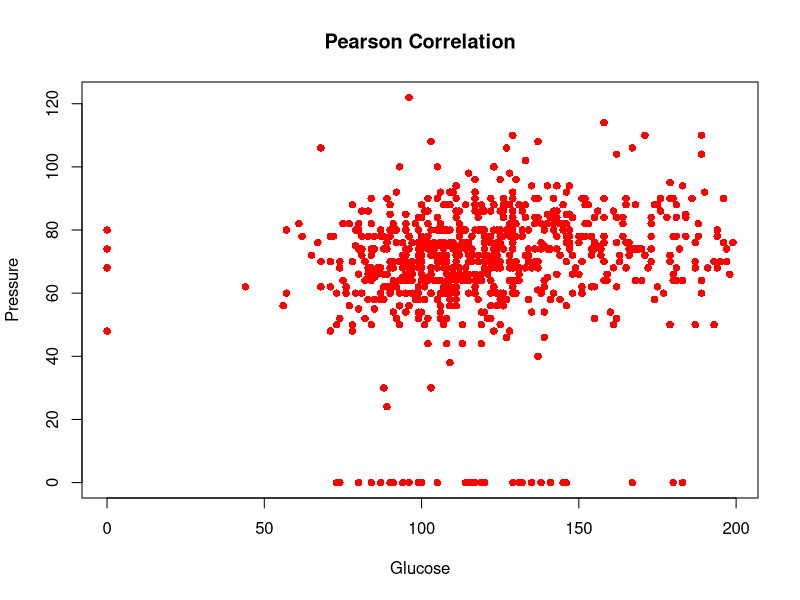
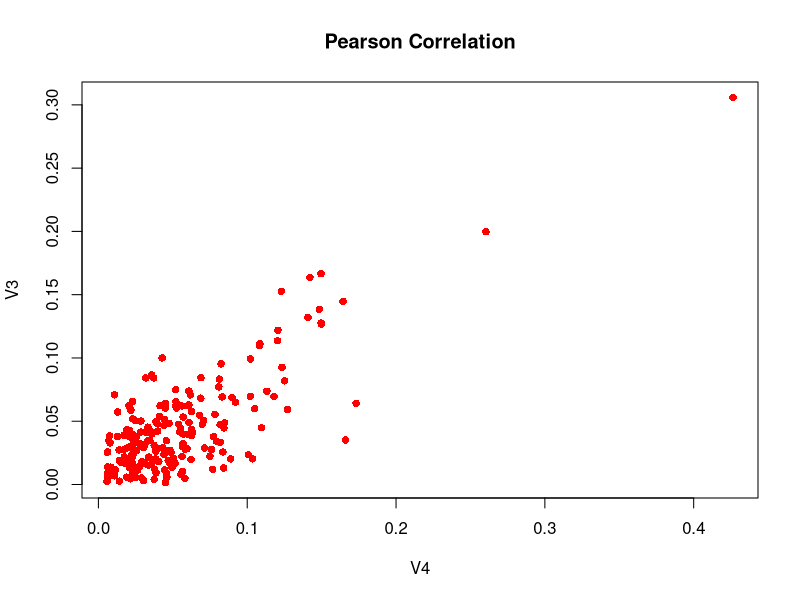

Generate these figures, in order, with R:
library(mlbench)
data(PimaIndiansDiabetes)

#Correlation Analysis between glucose and pressure
plot(PimaIndiansDiabetes$glucose, PimaIndiansDiabetes$pressure, col="red", xlab = "Glucose", ylab = "Pressure", pch=16, main = "Pearson Correlation")

data(Sonar)

plot(Sonar$V4, Sonar$V3, col="red", xlab = "V4", 
     ylab = "V3", pch=16, main = "Pearson Correlation")
